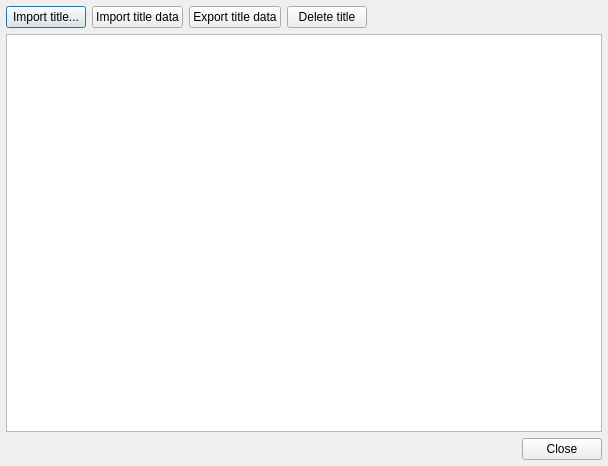
<?xml version="1.0" encoding="UTF-8"?>
<ui version="4.0">
 <class>TitleManagerDialog</class>
 <widget class="QDialog" name="TitleManagerDialog">
  <property name="geometry">
   <rect>
    <x>0</x>
    <y>0</y>
    <width>608</width>
    <height>466</height>
   </rect>
  </property>
  <property name="windowTitle">
   <string>DSi title manager - MelonDS - Ixranium Fork</string>
  </property>
  <layout class="QVBoxLayout" name="verticalLayout_2">
   <property name="leftMargin">
    <number>6</number>
   </property>
   <property name="topMargin">
    <number>6</number>
   </property>
   <property name="rightMargin">
    <number>6</number>
   </property>
   <property name="bottomMargin">
    <number>6</number>
   </property>
   <item>
    <layout class="QHBoxLayout" name="horizontalLayout">
     <item>
      <widget class="QPushButton" name="btnImportTitle">
       <property name="whatsThis">
        <string>&lt;html&gt;&lt;head/&gt;&lt;body&gt;&lt;p&gt;Import a DSiware title to your emulated DSi system.&lt;/p&gt;&lt;/body&gt;&lt;/html&gt;</string>
       </property>
       <property name="text">
        <string>Import title...</string>
       </property>
      </widget>
     </item>
     <item>
      <widget class="QPushButton" name="btnImportTitleData">
       <property name="whatsThis">
        <string>&lt;html&gt;&lt;head/&gt;&lt;body&gt;&lt;p&gt;Import data (save, banner...) for the selected title.&lt;/p&gt;&lt;/body&gt;&lt;/html&gt;</string>
       </property>
       <property name="text">
        <string>Import title data</string>
       </property>
      </widget>
     </item>
     <item>
      <widget class="QPushButton" name="btnExportTitleData">
       <property name="whatsThis">
        <string>&lt;html&gt;&lt;head/&gt;&lt;body&gt;&lt;p&gt;Export the data (save, banner...) associated with the selected title.&lt;/p&gt;&lt;/body&gt;&lt;/html&gt;</string>
       </property>
       <property name="text">
        <string>Export title data</string>
       </property>
      </widget>
     </item>
     <item>
      <widget class="QPushButton" name="btnDeleteTitle">
       <property name="whatsThis">
        <string>&lt;html&gt;&lt;head/&gt;&lt;body&gt;&lt;p&gt;Permanently delete the selected title and its associated data from your emulated DSi.&lt;/p&gt;&lt;/body&gt;&lt;/html&gt;</string>
       </property>
       <property name="text">
        <string>Delete title</string>
       </property>
      </widget>
     </item>
     <item>
      <spacer name="horizontalSpacer">
       <property name="orientation">
        <enum>Qt::Horizontal</enum>
       </property>
       <property name="sizeHint" stdset="0">
        <size>
         <width>40</width>
         <height>20</height>
        </size>
       </property>
      </spacer>
     </item>
    </layout>
   </item>
   <item>
    <widget class="QListWidget" name="lstTitleList"/>
   </item>
   <item>
    <widget class="QDialogButtonBox" name="buttonBox">
     <property name="standardButtons">
      <set>QDialogButtonBox::Close</set>
     </property>
    </widget>
   </item>
  </layout>
 </widget>
 <resources/>
 <connections>
  <connection>
   <sender>buttonBox</sender>
   <signal>accepted()</signal>
   <receiver>TitleManagerDialog</receiver>
   <slot>accept()</slot>
   <hints>
    <hint type="sourcelabel">
     <x>303</x>
     <y>448</y>
    </hint>
    <hint type="destinationlabel">
     <x>303</x>
     <y>232</y>
    </hint>
   </hints>
  </connection>
  <connection>
   <sender>buttonBox</sender>
   <signal>rejected()</signal>
   <receiver>TitleManagerDialog</receiver>
   <slot>reject()</slot>
   <hints>
    <hint type="sourcelabel">
     <x>303</x>
     <y>448</y>
    </hint>
    <hint type="destinationlabel">
     <x>303</x>
     <y>232</y>
    </hint>
   </hints>
  </connection>
 </connections>
</ui>
